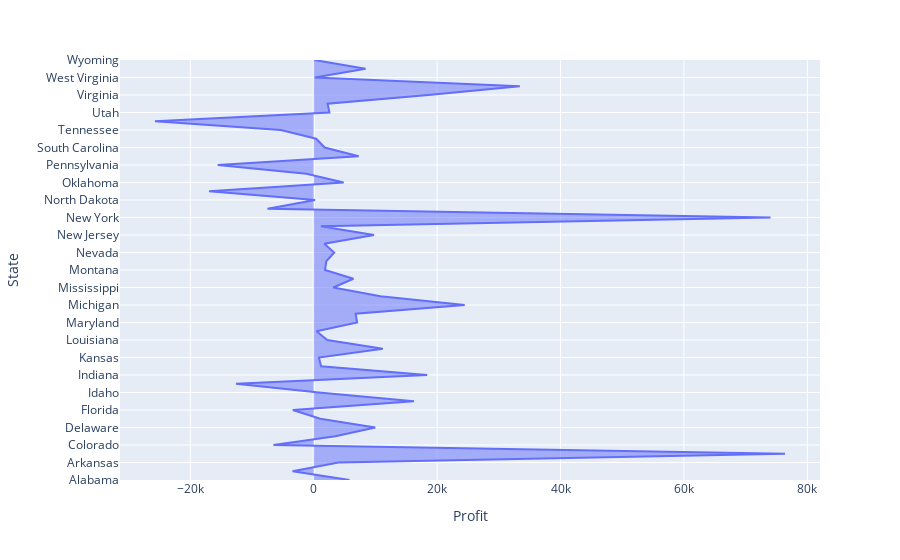

Notebook code for this chart:
### Code cell
px.area(df1, x='Profit', y='State')
# state wise most profit has been gained fromo california
# state wise least profit got from texas

### Figure 1 — Plotly figure (JSON) as saved in the notebook; plotly's stock layout.template omitted (floating-point values rounded to 4 significant figures)
{"data": [{"fillpattern": {"shape": ""}, "hovertemplate": "Profit=%{x}<br>State=%{y}<extra></extra>", "legendgroup": "", "line": {"color": "#636efa"}, "marker": {"symbol": "circle"}, "mode": "lines", "name": "", "orientation": "h", "showlegend": false, "stackgroup": "1", "type": "scatter", "x": [5787.0, -3428.0, 4009.0, 76380.0, -6528.0, 3511.0, 9977.0, 1060.0, -3399.0, 16250.0, 826.7, -12610.0, 18380.0, 1184.0, 836.4, 11200.0, 2196.0, 454.5, 7031.0, 6786.0, 24460.0, 10820.0, 3173.0, 6436.0, 1833.0, 2037.0, 3317.0, 1707.0, 9773.0, 1157.0, 74040.0, -7491.0, 230.1, -16970.0, 4854.0, -1190.0, -15560.0, 7286.0, 1769.0, 394.8, -5342.0, -25730.0, 2547.0, 2245.0, 18600.0, 33400.0, 185.9, 8402.0, 100.2], "xaxis": "x", "y": ["Alabama", "Arizona", "Arkansas", "California", "Colorado", "Connecticut", "Delaware", "District of Columbia", "Florida", "Georgia", "Idaho", "Illinois", "Indiana", "Iowa", "Kansas", "Kentucky", "Louisiana", "Maine", "Maryland", "Massachusetts", "Michigan", "Minnesota", "Mississippi", "Missouri", "Montana", "Nebraska", "Nevada", "New Hampshire", "New Jersey", "New Mexico", "New York", "North Carolina", "North Dakota", "Ohio", "Oklahoma", "Oregon", "Pennsylvania", "Rhode Island", "South Carolina", "South Dakota", "Tennessee", "Texas", "Utah", "Vermont", "Virginia", "Washington", "West Virginia", "Wisconsin", "Wyoming"], "yaxis": "y"}], "layout": {"legend": {"tracegroupgap": 0}, "margin": {"t": 60}, "xaxis": {"anchor": "y", "domain": [0, 1], "title": {"text": "Profit"}}, "yaxis": {"anchor": "x", "domain": [0, 1], "title": {"text": "State"}}}}
